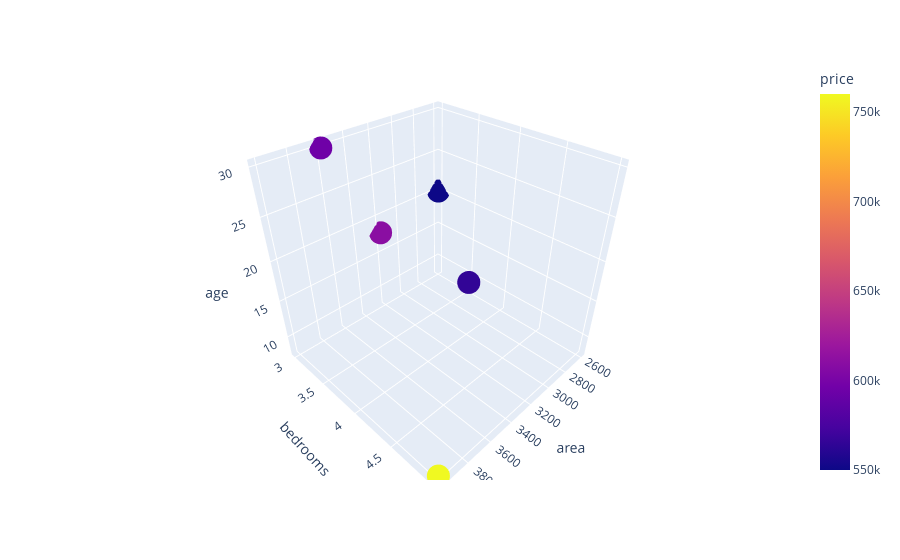

The code cell stored with this chart in its notebook:
### Code cell
px.scatter_3d(df,x="area",y="bedrooms",z="age",color=y)

### Figure 1 — Plotly figure (JSON) as saved in the notebook; plotly's stock layout.template omitted (floating-point values rounded to 4 significant figures)
{"data": [{"hovertemplate": "area=%{x}<br>bedrooms=%{y}<br>age=%{z}<br>price=%{marker.color}<extra></extra>", "legendgroup": "", "marker": {"color": [550000, 565000, 610000, 595000, 760000], "coloraxis": "coloraxis", "symbol": "circle"}, "mode": "markers", "name": "", "scene": "scene", "showlegend": false, "type": "scatter3d", "x": [2600, 3000, 3200, 3600, 4000], "y": [3, 4, 3, 3, 5], "z": [20, 15, 18, 30, 8]}], "layout": {"coloraxis": {"colorbar": {"title": {"text": "price"}}, "colorscale": [[0, "#0d0887"], [0.1111, "#46039f"], [0.2222, "#7201a8"], [0.3333, "#9c179e"], [0.4444, "#bd3786"], [0.5556, "#d8576b"], [0.6667, "#ed7953"], [0.7778, "#fb9f3a"], [0.8889, "#fdca26"], [1, "#f0f921"]]}, "legend": {"tracegroupgap": 0}, "margin": {"t": 60}, "scene": {"domain": {"x": [0, 1], "y": [0, 1]}, "xaxis": {"title": {"text": "area"}}, "yaxis": {"title": {"text": "bedrooms"}}, "zaxis": {"title": {"text": "age"}}}}}
